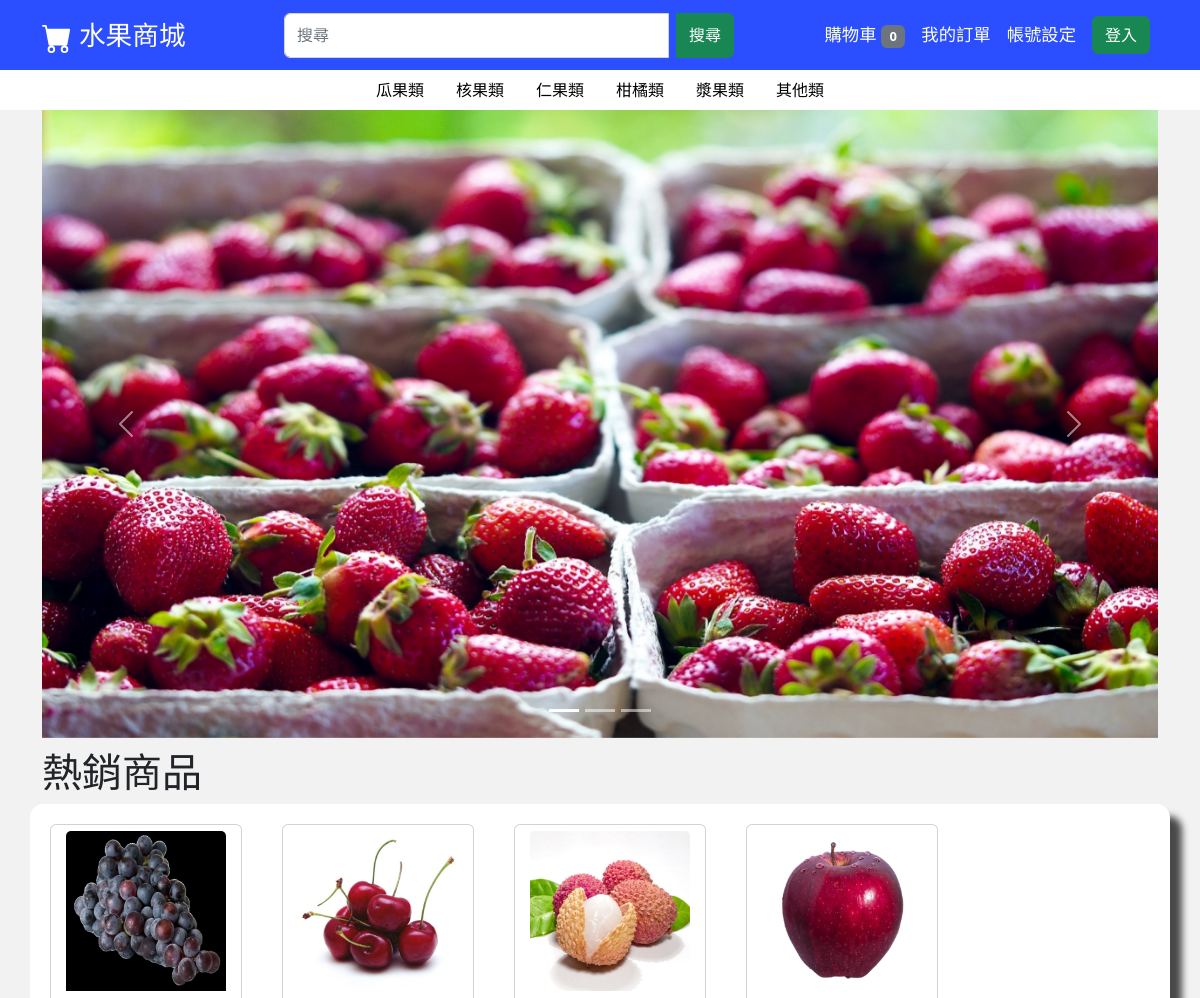
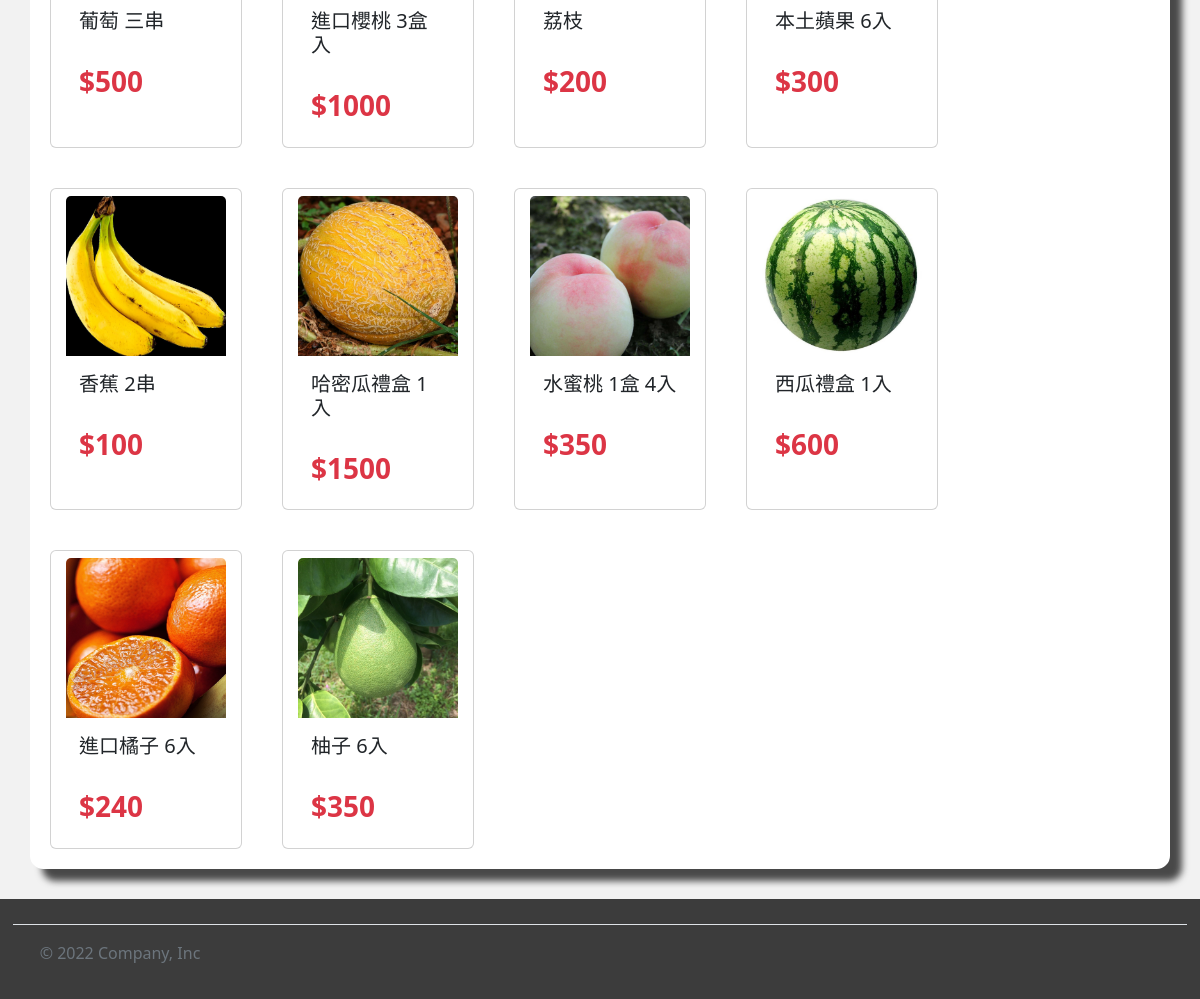
The page /html/home.php on the database its author committed (2 pictures, top to bottom).
### tables this page shows
CREATE TABLE `products` (
  `pID` varchar(20) NOT NULL,
  `pType` varchar(15) NOT NULL,
  `pName` varchar(20) NOT NULL,
  `pPrice` int(10) NOT NULL,
  `pQuantity` int(10) NOT NULL,
  `pImage` varchar(100) NOT NULL,
  `pIntroduce` varchar(100) NOT NULL,
  `pSales_volume` int(10) NOT NULL
);

### html/dbtools.inc.php (called while the page is built, shortened)
<?php
  function execute_sql($database, $sql, $link)
  {
    $result = mysql_query($sql, $link);
    return $result;
  }
?>

### html/home.php (the view, shortened to what this page needs)
<!DOCTYPE html>
<html lang="zh-Hant">
<head>
    <link href="https://cdn.jsdelivr.net/npm/bootstrap@5.2.2/dist/css/bootstrap.min.css" rel="stylesheet"
>
    <link rel="stylesheet" type="text/css" href="../css/home.css">
    <link rel="stylesheet" type="text/css" href="../css/all_Web.css">
</head>
<body>
    <div id="wrapper">
    <nav class="navbar navbar-dark navbar-expand-lg sticky-top">
        <div class="container">
            <a style="font-size: 20pt" class="navbar-brand" href="../html/home.php">
                水果商城
            </a>
            <div class="collapse navbar-collapse" id="navbarSupportedContent">
                <form style="width:450px" class="input-group mx-auto" id="Search" role="search" method="get" action="Inquire.php">
                    <input name="search" class="form-control me-2" type="search" placeholder="搜尋">
                    <button class="btn btn-success" type="submit">搜尋</button>
                </form>
                <ul class="navbar-nav align-items-center">
                    <li class="nav-item">
                        <a class="nav-link active" aria-current="page" href="../html/shopping_cart.php">
                            購物車
<?php
                        if(!empty($_SESSION['userID']))
                        {
                            require_once("dbtools.inc.php");
                            $link=create_connection();
                            $sql="call select_shappingCarNum(" . $_SESSION['userID'] . ")";
                            $result=execute_sql("shoppingdb", $sql, $link);
                            $car_num = mysql_fetch_row($result)[0];
                            if($car_num > 0)
                                echo "<span class=\"badge bg-danger\">$car_num</span>";
                            else
                                echo "<span class=\"badge bg-secondary\">0</span>";
                            mysql_close($link);
                        }
                        else
                            echo "<span class=\"badge bg-secondary\">0</span>";
?>
                        </a>
                    </li>
                    <li class="nav-item">
                        <a class="nav-link active" href="../html/order.php">我的訂單</a>
                    </li>
                    <li class="nav-item dropdown">
                        <a class="nav-link active" href="../html/account.php">帳號設定</a>
                    </li>
                    <li class="nav-item">
<?php
                    if(!empty($_SESSION['userName']) && !empty($_SESSION['userID']))
                    {
                        echo "
                        <form method=\"post\">
                            <button name=\"distory\" value=\"distory\" type=\"submit\" class=\"btn btn-success\">登出</button>
                        </from>";
                        if(!empty($_POST['distory'])) {
                            session_destroy();
                            echo "<script> location.replace(\"home.php\"); </script>";
                        }
                    }
                    else
                    {
                        echo "<a class=\"nav-link\" href=\"../html/login.php\"><button type=\"button\"
                                class=\"btn btn-success\">登入</button></a>";
                    }
?>
                    </li>
                </ul>
            </div>
        </div>
    </nav>
    <header>
        <ul class="nav justify-content-center">
            <li class="nav-item">
                <a class="nav-link" href="../html/Inquire.php?search=melon">瓜果類</a>
            </li>
            <li class="nav-item">
                <a class="nav-link" href="../html/Inquire.php?search=drupe">核果類</a>
            </li>
            <li class="nav-item">
                <a class="nav-link" href="../html/Inquire.php?search=pome_fruit">仁果類</a>
            </li>
            <li class="nav-item">
                <a class="nav-link" href="../html/Inquire.php?search=tangerine">柑橘類</a>
            </li>
            <li class="nav-item">
                <a class="nav-link" href="../html/Inquire.php?search=berry">漿果類</a>
            </li>
            <li class="nav-item">
                <a class="nav-link" href="../html/Inquire.php?search=other">其他類</a>
            </li>
        </ul>
    </header>
    <main>
        <div class="container">
            <div class="col-md-auto">
                <div id="carouselExampleIndicators" class="carousel slide" data-bs-ride="carousel">
                    <div class="carousel-indicators">
                        <button type="button" data-bs-target="#carouselExampleIndicators" data-bs-slide-to="0"
                            class="active" aria-current="true" aria-label="Slide 1"></button>
                        <button type="button" data-bs-target="#carouselExampleIndicators" data-bs-slide-to="1"
                            aria-label="Slide 2"></button>
                        <button type="button" data-bs-target="#carouselExampleIndicators" data-bs-slide-to="2"
                            aria-label="Slide 3"></button>
                    </div>
                    <div class="carousel-inner">
                        <div class="carousel-item active">
                            <img src="../images/P1.jpg" class="d-block w-100" alt="...">
                        </div>
                    </div>
                    <button class="carousel-control-prev" type="button" data-bs-target="#carouselExampleIndicators"
                        data-bs-slide="prev">
                        <span class="carousel-control-prev-icon" aria-hidden="true"></span>
                    </button>
                    <button class="carousel-control-next" type="button" data-bs-target="#carouselExampleIndicators"
                        data-bs-slide="next">
                        <span class="carousel-control-next-icon" aria-hidden="true"></span>
                    </button>
                </div>
            </div>
        </div>
        <div style="margin-top: 10px;" class="container">
            <h1>熱銷商品</h1>
            <div style="border-radius:10pt; background:rgb(255, 255, 255); box-shadow: 12px 12px 7px rgba(0, 0, 0, 0.7);" id="display_area" class="row justify-content-md-center">
                <div class="col">
                    <div class="row">
                    <?php
                            require_once("dbtools.inc.php");
                            $link=create_connection();
                            $sql="call sales_ranking";
                            $result=execute_sql("shoppingdb", $sql, $link);
                            $data_num = 10;
                            $total_fields = mysql_num_fields($result);
                            $j = 1;
                            while ($row = mysql_fetch_row($result) and $j <= $data_num)
                            {
                                for($i = 0; $i < $total_fields; $i+=4)
                                {
                                echo "<div class=\"card\" style=\"width: 12rem; margin: 20px;\"  onclick=\"location.href='../html/register.php?num=" . $row[$i] . "'\">";
                                    echo "<img style=\"margin-top: 5pt;margin-left:auto;margin-right:auto;width: 120pt;height:120pt\" src=\"" . $row[$i+1] . " \" class=\"card-img-top\" alt=\"...\">
                                    <div class=\"card-body\">
                                        <h5 class=\"card-title;\">" . $row[$i+2] . "</h5><br>
                                        <h3 style=\"font-weight:bold;\" class=\"card-title text-danger\">$" . $row[$i+3] . "</h3>
                                    </div>";
                                }
                                $j++;
                                echo "</div>";
                            }
                        ?>
                    </div>
                </div>
            </div>
        </div>
    </main>
    </div>
    <div id="footer" class="container-fluid">
        <footer class="d-flex flex-wrap justify-content-between
                align-items-center py-3 my-4 border-top">
            <div class="col-md-4 d-flex align-items-center">
                <span style="margin-left: 20pt;" class="mb-3 mb-md-0 text-muted">&copy; 2022
                    Company, Inc</span>
            </div>
        </footer>
    </div>
</body>
</html>

### css/home.css (style rules this page uses)
body { background-color: rgb(242, 242, 242); }
nav { font-size: 13pt; background-color: rgb(43, 78, 255); }
header { background-color: rgb(255, 255, 255); }
.nav-link { color: rgb(0, 0, 0); }
#Search { height: 45px; }

### css/all_Web.css (style rules this page uses)
html, body { height: 100%; margin: 0; }
body { background-color: rgb(242, 242, 242); }
nav { font-size: 13pt; background-color: rgb(43, 78, 255); }
header { background-color: rgb(255, 255, 255); }
.nav-link { color: rgb(0, 0, 0); }
#Search { height: 45px; }
#wrapper { min-height: calc(100% - 130px); }
#footer { margin-top: 30px; height: 100px; border: 1pt solid rgb(60, 60, 60); background-color: rgb(60, 60, 60); }

### rows shown on the page
products: pImage (picture), pName "葡萄 三串", pPrice "500"
products: pImage (picture), pName "進口櫻桃 3盒入", pPrice "1000"
products: $row[$i] 12 (drawn), pImage (picture), pName "荔枝", pPrice "200"
products: $row[$i] 1 (drawn), pImage (picture), pName "本土蘋果 6入", pPrice "300"
products: pImage (picture), pName "香蕉 2串", pPrice "100"
products: pImage (picture), pName "哈密瓜禮盒 1入", pPrice "1500"
products: pImage (picture), pName "水蜜桃 1盒 4入", pPrice "350"
products: pImage (picture), pName "西瓜禮盒 1入", pPrice "600"
products: pImage (picture), pName "進口橘子 6入", pPrice "240"
products: pImage (picture), pName "柚子 6入", pPrice "350"
